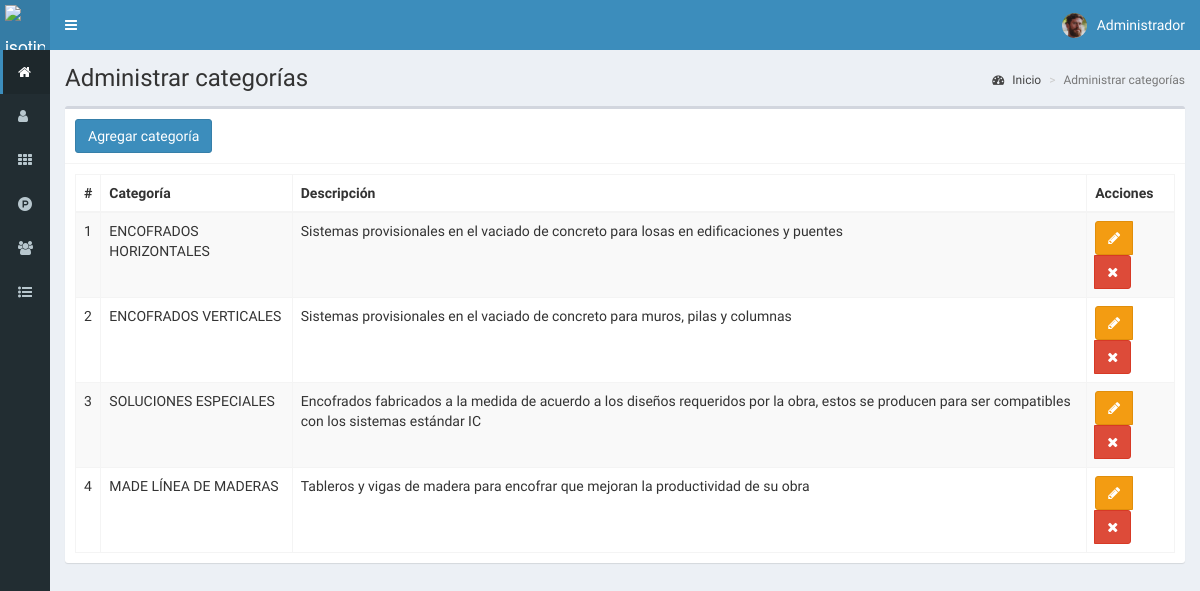
/categorias (signed in), run on the app's committed database.
### tables this page shows
CREATE TABLE `categorias` (
  `id` int(11) NOT NULL,
  `categoria` text NOT NULL,
  `descripcion` text NOT NULL,
  `fecha` timestamp NOT NULL DEFAULT CURRENT_TIMESTAMP ON UPDATE CURRENT_TIMESTAMP
);

### controladores/plantilla.controlador.php (called while the page is built)
<?php
class ControladorPlantilla{
    static public function ctrPlantilla(){
        include "vistas/plantilla.php";
    }
}

### index.php (called while the page is built, shortened)
<?php
require_once "controladores/plantilla.controlador.php";
require_once "controladores/categorias.controlador.php";
require_once "controladores/usuarios.controlador.php";
require_once "modelos/categorias.modelo.php";
$plantilla = new ControladorPlantilla();
$plantilla -> ctrPlantilla();

### controladores/categorias.controlador.php (called while the page is built, shortened)
<?php
class ControladorCategorias
{
    static public function ctrMostrarCategorias($item, $valor)
    {
        $tabla = "categorias";
        $respuesta = ModeloCategorias::mdlMostrarCategorias($tabla, $item, $valor);
        return $respuesta;
    }
}

### modelos/conexion.php (called while the page is built)
<?php
class Conexion {
    static public function conectar() {
        $link = new PDO("mysql:host=localhost;dbname=php_jdoc_adsi",
                        "root",
                        "");
        $link->exec("set names utf8");
        return $link;
    }
}

### modelos/categorias.modelo.php (called while the page is built, shortened)
<?php
require_once "conexion.php";
class ModeloCategorias{
    static public function mdlMostrarCategorias($tabla, $item, $valor){
        if($item != null){
            $stmt = Conexion::conectar()->prepare("SELECT * FROM $tabla WHERE $item = :$item");
            $stmt -> bindParam(":".$item, $valor, PDO::PARAM_STR);
            $stmt -> execute();
            return $stmt -> fetch();
        }else{
            $stmt = Conexion::conectar()->prepare("SELECT * FROM $tabla");
            $stmt -> execute();
            return $stmt -> fetchAll();
        }
    }
}

### vistas/modulos/categorias.php (the view, shortened to what this page needs)
<div class="content-wrapper">
  <section class="content-header">
    <h1>
      Administrar categorías
    </h1>
    <ol class="breadcrumb">
      <li><a href="inicio"><i class="fa fa-dashboard"></i> Inicio</a></li>
      <li class="active">Administrar categorías</li>
    </ol>
  </section>
  <section class="content">
    <div class="box">
      <div class="box-header with-border">
        <button class="btn btn-primary" data-toggle="modal" data-target="#modalAgregarCategoria">Agregar categoría</button>
      </div>
      <div class="box-body">
        <table class="table table-bordered table-striped dt-responsive tablas">
          <thead>
            <tr>
              <th style="width: 10px;">#</th>
              <th>Categoría</th>
              <th>Descripción</th>
              <th>Acciones</th>
            </tr>
          </thead>
          <tbody>
            <?php
            $item = null;
            $valor = null;
              $categorias = ControladorCategorias::ctrMostrarCategorias($item, $valor);
              foreach($categorias as $key => $value){
                echo ' <tr>
                        <td>'.($key+1).'</td>
                        <td class="text-uppercase">'.$value["categoria"].'</td>
                        <td>'.$value["descripcion"].'</td>
                        <td>
                          <div class="btn-group">
                            <button class="btn btn-warning btnEditarCategoria" idCategoria="'.$value["id"].'" data-toggle="modal" data-target="#modalEditarCategoria"><i class="fa fa-pencil"></i></button>
                            <button class="btn btn-danger btnEliminarCategoria" idCategoria="'.$value["id"].'"><i class="fa fa-times"></i></button>
                          </div>
                        </td>
                      </tr> ';
              }
            ?>
          </tbody>
        </table>
      </div>
    </div>
  </section>
</div>

### vistas/plantilla.php (shortened to what this page needs)
<!DOCTYPE html>
<html>
<head>
  <link rel="stylesheet" href="vistas/bower_components/bootstrap/dist/css/bootstrap.min.css">
  <link rel="stylesheet" href="vistas/bower_components/font-awesome/css/font-awesome.min.css">
  <link rel="stylesheet" href="vistas/bower_components/Ionicons/css/ionicons.min.css">
  <link rel="stylesheet" href="vistas/dist/css/AdminLTE.css">
  <link rel="stylesheet" href="vistas/dist/css/skins/_all-skins.min.css">
  <link rel="stylesheet" href="vistas/bower_components/datatables.net-bs/css/dataTables.bootstrap.min.css">
  <link rel="stylesheet" href="vistas/bower_components/datatables.net-bs/css/responsive.bootstrap.min.css">
  <link rel="stylesheet" href="vistas/plugins/iCheck/all.css">
</head>
<body class="hold-transition skin-blue sidebar-collapse sidebar-mini login-page">
<?php
if(isset($_SESSION["iniciarSesion"]) && $_SESSION["iniciarSesion"] == "ok")
{
  echo '<div class="wrapper">';
    include "modulos/cabezote.php";
    include "modulos/menu.php";
    if (isset($_GET["ruta"])) {
      if (
        $_GET["ruta"] == "inicio" ||
        $_GET["ruta"] == "usuarios" ||
        $_GET["ruta"] == "categorias" ||
        $_GET["ruta"] == "productos" ||
        $_GET["ruta"] == "clientes" ||
        $_GET["ruta"] == "ventas" ||
        $_GET["ruta"] == "crear-venta" ||
        $_GET["ruta"] == "reportes" ||
        $_GET["ruta"] == "salir"
      ) {
        include "modulos/" . $_GET["ruta"] . ".php";
      } else {
        include "modulos/404.php";
      }
    } else {
      include "modulos/inicio.php";
    }
  echo '</div>';
}else{
  include "modulos/login.php";
}
?>
</body>
</html>

### vistas/modulos/cabezote.php (shortened to what this page needs)
<header class="main-header">
    <a href="inicio" class="logo">
        <span class="logo-mini">
            <img src="vistas\img\plantilla\icono-blanco.png" alt="isotipo" class="img-responsive" style="padding: 5px;">
        </span>
    </a>
    <nav class="navbar navbar-static-top" role="navigation">
        <a href="#" class="sidebar-toggle" data-toggle="push-menu" role="button">
        </a>
        <div class="navbar-custom-menu">
            <ul class="nav navbar-nav">
                <li class="dropdown user user-menu">
                    <a href="#" class="dropdown-toggle" data-toggle="dropdown">
                        <?php
                            if($_SESSION["foto"] != ""){
                                echo '<img src="'.$_SESSION["foto"].'" class="user-image">';
                            }else{
                                echo '<img src="vistas\img\usuarios\default\anonymus.png" class="user-image" alt="">';
                            }
                        ?>
                        <span class="hidden-xs">
                            <?php
                                echo $_SESSION["nombre"];
                            ?>
                        </span>
                    </a>
                </li>
            </ul>
        </div>
    </nav>
</header>

### vistas/modulos/menu.php (shortened to what this page needs)
<aside class="main-sidebar">
    <section class="sidebar">
        <ul class="sidebar-menu">
            <li class="active">
                <a href="inicio">
                    <i class="fa fa-home"></i>
                </a>
            </li>
            <li>
                <a href="usuarios">
                    <i class="fa fa-user"></i>
                </a>
            </li>
            <li>
                <a href="categorias">
                    <i class="fa fa-th"></i>
                </a>
            </li>
            <li>
                <a href="productos">
                    <i class="fa fa-product-hunt"></i>
                </a>
            </li>
            <li>
                <a href="clientes">
                    <i class="fa fa-users"></i>
                </a>
            </li>
            <li class="treeview">
                <a href="#">
                    <i class="fa fa-list-ul"></i>
                </a>
            </li>
        </ul>
    </section>
</aside>

### data on the page
categorias: categoria "ENCOFRADOS HORIZONTALES", descripcion "Sistemas provisionales en el vaciado de concreto para losas en edificaciones y puentes"
categorias: categoria "ENCOFRADOS VERTICALES", descripcion "Sistemas provisionales en el vaciado de concreto para muros, pilas y columnas"
categorias: categoria "SOLUCIONES ESPECIALES", descripcion "Encofrados fabricados a la medida de acuerdo a los diseños requeridos por la obra, estos se producen para ser compatibles con los sistemas estándar IC"
categorias: categoria "MADE LÍNEA DE MADERAS", descripcion "Tableros y vigas de madera para encofrar que mejoran la productividad de su obra"

### other printed values
$_SESSION["nombre"] "Administrador"
